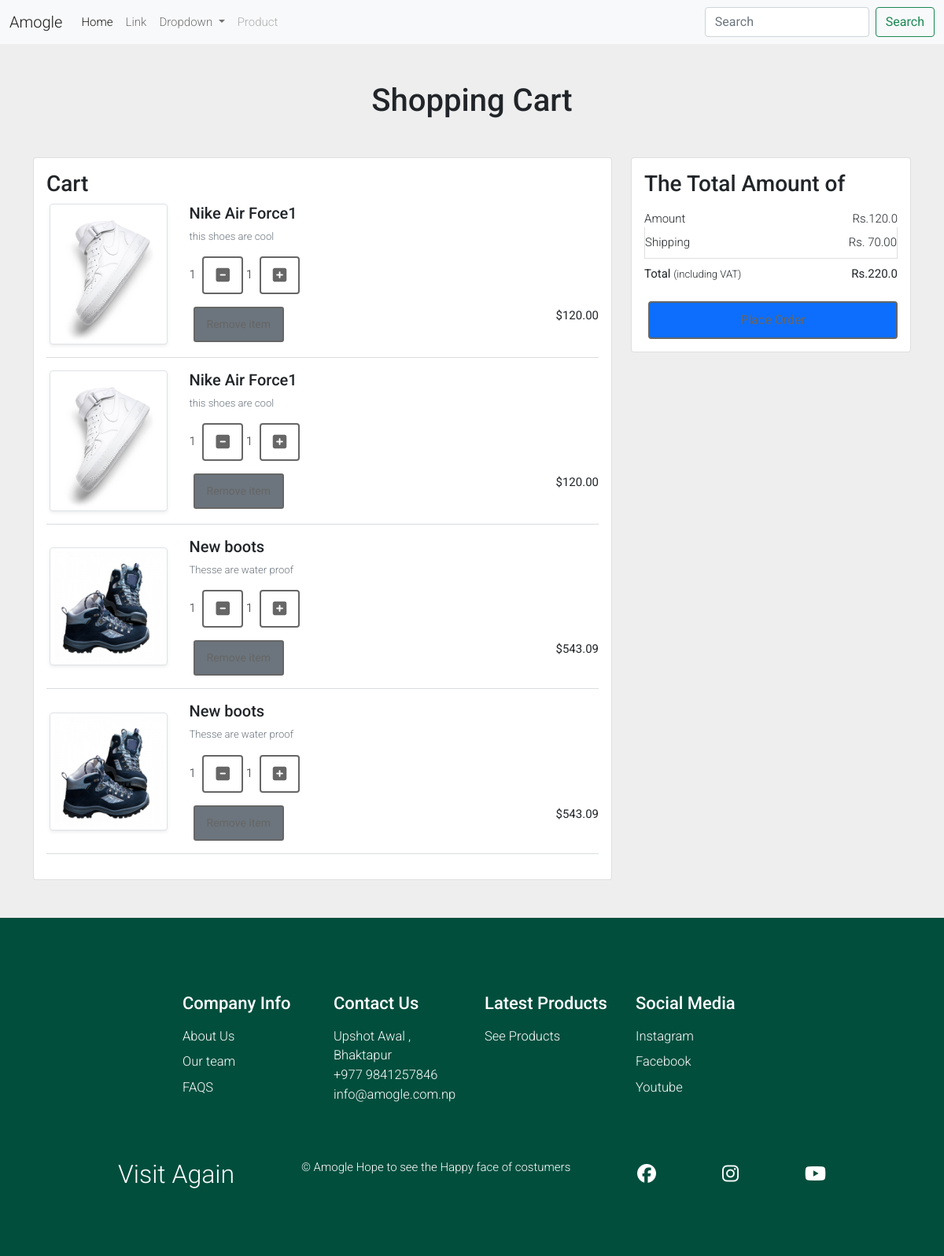
The app's page /cart/ (signed in), older data.
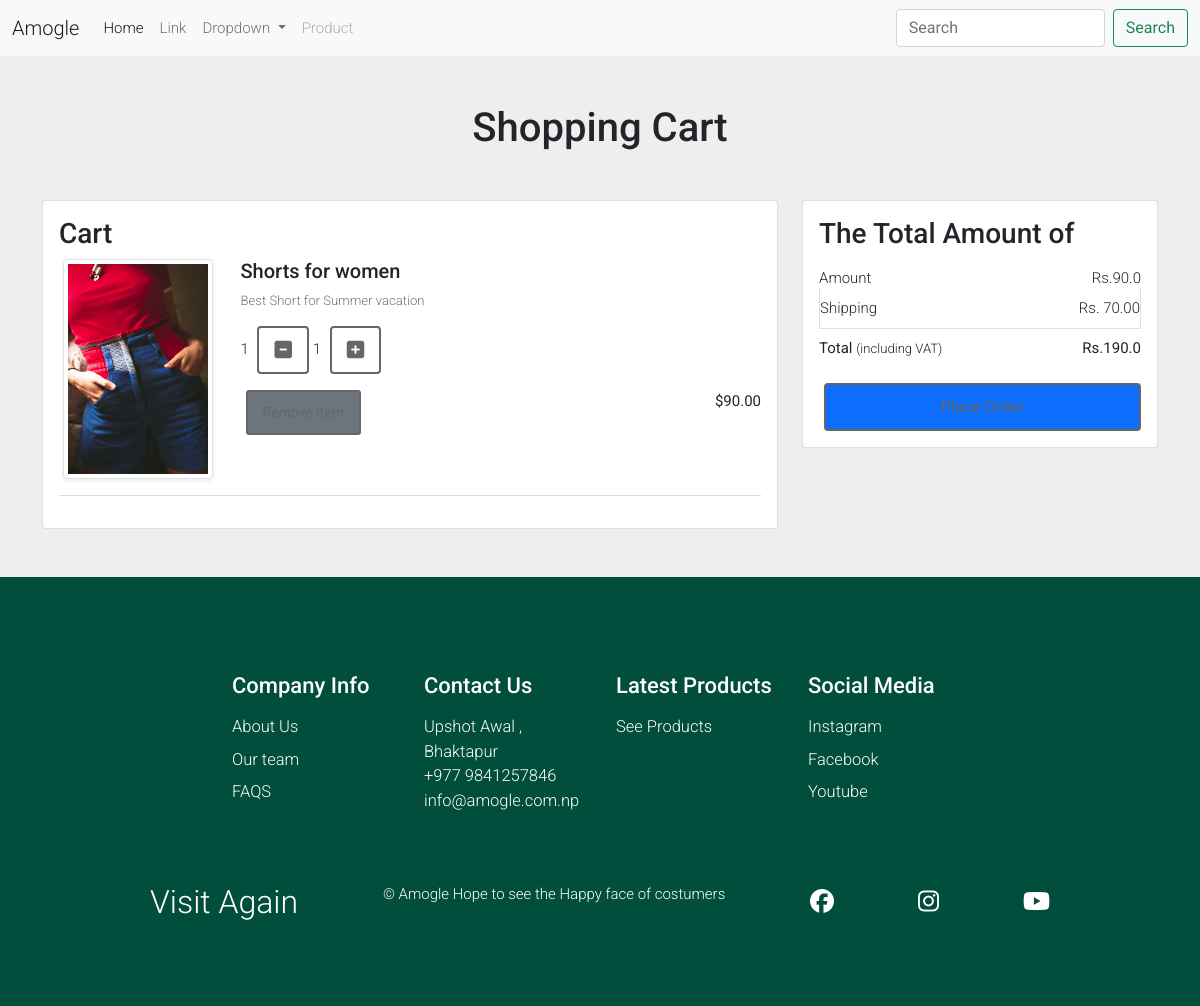
The same page, newer data.
### main/models.py (models this page shows, shortened)
class Carts(models.Model):
    user = models.ForeignKey(User, on_delete=models.CASCADE)
    product = models.ForeignKey(Products, on_delete=models.CASCADE)
    quantity = models.PositiveIntegerField(default=1)
    class Meta:
        verbose_name_plural = 'cart'
    def __str__(self):
        return str(self.id)

class Products(models.Model):
    category = models.ForeignKey(
        Category, related_name='product', on_delete=models.CASCADE)
    created_by = models.ForeignKey(
        User, on_delete=models.CASCADE, related_name='product_creator')
    title = models.CharField(max_length=255)
    author = models.CharField(max_length=255, default='admin')
    description = models.TextField(blank=True)
    image = models.ImageField(upload_to='images/')
    slug = models.SlugField(max_length=100, unique=True)
    price = models.DecimalField(max_digits=10, decimal_places=2, default='00')
    in_stock = models.BooleanField(default=True)
    is_active = models.BooleanField(default=True)
    created = models.DateTimeField(default=timezone.now)
    updated = models.DateTimeField(default=timezone.now)
    class Meta:
        verbose_name_plural = 'Products'
        ordering = ('-created',)

### main/views.py (the view)
# urls.py: path("cart/", views.show_cart, name="show_cart"),
@login_required(login_url='login')
def show_cart(request):
    if request.user.is_authenticated:
        user = request.user
        cart = Carts.objects.filter(user=user)
        amount = 0.0
        shipping_amount = 100.0
        cart_product = [p for p in Carts.objects.all() if p.user == user]
        print(cart_product)
        if cart_product:
            for p in cart_product:
                tempamount = float(p.quantity * p.product.price)
                amount += tempamount
                totalamount = amount + shipping_amount
                return render(request, "main/cart.html", {"carts": cart, 'totalamount': totalamount, 'amount': amount})
        else:
            return render(request, 'main/emptycart.html')

### main/templates/main/cart.html
{% extends 'main/base.html' %} {% load static %} {% block content %}
<div class="container my-5">
  <div class="row">
    <h1 class="text-center mb-5">Shopping Cart</h1>
    <div class="col-sm-8">
      <div class="card">
        <div class="card-body">
          <h3>Cart</h3>
          {% for cart in carts %}
          <div class="row">
            <div class="col-sm-3 text-center align-self-center">
              <img
                src="{{cart.product.image.url}}"
                alt=""
                srcset=""
                class="img-fluid img-thumbnail shadow-sm"
                height="150"
                width="150"
              />
            </div>
            <div class="col-sm-9">
              <div>
                <h5>{{cart.product.title}}</h5>
                <p class="mb-2 text-muted small">
                  {{cart.product.description}}
                </p>
                <div class="my-3">
                  <label for="quantity">{{cart.quantity}}</label>
                  <a class="minus-cart btn"
                    ><i
                      class="fas fa-minus-square fa-lg"
                      pid="{{cart.product.id}}"
                    ></i
                  ></a>
                  <span id="quantity">{{cart.quantity}}</span>
                  <a class="plus-cart btn"
                    ><i
                      class="fas fa-plus-square fa-lg"
                      pid="{{cart.product.id}}"
                    ></i
                  ></a>
                </div>
                <div class="d-flex justify-content-between">
                  <a
                    href="#"
                    class="btn btn-sm btn-secondary mr-3 remove-cart"
                    pid="{{cart.product.id}}"
                    >Remove item
                  </a>
                  <p class="mb-0">
                    <span><strong>${{cart.product.price}}</strong></span>
                  </p>
                </div>
              </div>
            </div>
          </div>
          <hr class="text-muted" />
          {% endfor %}
        </div>
      </div>
    </div>
    <div class="col-sm-4">
      <div class="card">
        <div class="card-body">
          <h3>The Total Amount of</h3>
          <ul class="list-group">
            <li
              class="list-group-item d-flex justify-content-between align-items-center border-0 px-0 pb-0"
            >
              Amount<span>Rs.{{amount}}</span>
            </li>
            <li
              class="list-group-item d-flex justify-content-between align-items-center px-0"
            >
              Shipping<span>Rs. 70.00</span>
            </li>
            <li
              class="list-group-item d-flex justify-content-between align-items-center border-0 px-0 mb-3"
            >
              <div><strong>Total</strong> <small>(including VAT)</small></div>
              <span><strong>Rs.{{totalamount}}</strong></span>
            </li>
          </ul>
          <div class="d-grid">
            <a href="{% url 'checkout' %}" class="btn btn-primary"
              >Place Order</a
            >
          </div>
        </div>
      </div>
    </div>
  </div>
</div>
{% endblock%}

### main/templates/main/base.html (shortened to what this page needs)
{% load static %}
<!DOCTYPE html>
<html lang="en">
<head>
    <link href="https://cdn.jsdelivr.net/npm/bootstrap@5.1.3/dist/css/bootstrap.min.css" rel="stylesheet">
    <link rel="stylesheet" href="{% static 'home/css/style.css' %}">
    <link rel="stylesheet" href="{% static 'home/css/demo.css' %}">
    <link rel="stylesheet" href="{% static 'home/css/cart.css' %}">
</head>
<nav class="navbar navbar-expand-lg navbar-light bg-light">
    <div class="container-fluid">
      <a class="navbar-brand" href="{% url 'index' %}">Amogle</a>
      <div class="collapse navbar-collapse" id="navbarSupportedContent">
        <ul class="navbar-nav me-auto mb-2 mb-lg-0">
          <li class="nav-item">
            <a class="nav-link active" aria-current="page" href="#">Home</a>
          </li>
          <li class="nav-item">
            <a class="nav-link" href="#">Link</a>
          </li>
          <li class="nav-item dropdown">
            <a class="nav-link dropdown-toggle" href="#" id="navbarDropdown" role="button" data-bs-toggle="dropdown" aria-expanded="false">
              Dropdown
            </a>
          </li>
          <li class="nav-item">
            <a class="nav-link disabled" href="#">Product</a>
          </li>
        </ul>
        <form class="d-flex">
          <input class="form-control me-2" input name="q" type="search" placeholder="Search" aria-label="Search">
          <button class="btn btn-outline-success" type="submit">Search</button>
        </form>
      </div>
    </div>
  </nav>
</body>
{% block content %} {% endblock %}
<div class="footer__container">
    <div class="footer__links">
        <div class="footer__link--wrapper">
            <div class="footer__link--items">
                <h2>Company Info</h2>
                <a href="/">About Us</a>
                <a href="/">Our team</a>
                <a href="/">FAQS</a>
            </div>
            <div class="footer__link--items">
                <h2>Contact Us</h2>
                <span> Upshot Awal , Bhaktapur<br> +977 9841257846 <br>info@amogle.com.np</span>
            </div>
            <div class="footer__link--items">
                <h2>Latest Products</h2>
                <a href="{% url 'item' %}"> See Products</a>
            </div>
        </div>
        <div class="footer__link--wrapper">
            <div class="footer__link--items">
                <h2>Social Media</h2>
                <a href="/">Instagram</a> <a href="/">Facebook</a> <a href="/">Youtube</a>
            </div>
        </div>
    </div>
    <section class="social__media">
        <div class="social__media--wrap">
            <div class="footer__logo">
                <a href="/" id="footer__logo">Visit Again</a>
            </div>
            <p class="website__rights">© Amogle Hope to see the Happy face of costumers</p>
            <div class="social__icons">
                <a href="/" class="social__icon--link" target="_blank"><i class="fab fa-facebook"></i
        ></a>
                <a href="/" class="social__icon--link"><i class="fab fa-instagram"></i
        ></a>
                <a href="/" class="social__icon--link"><i class="fab fa-youtube"></i
        ></a>
            </div>
        </div>
    </section>
</div>
</html>

### main/static/home/css/style.css (style rules this page uses)
* { margin: 0; padding: 0; box-sizing: border-box; }
.footer__container { background-color: rgb(1, 78, 61); padding: 5rem 0; display: flex; flex-direction: column; justify-content: center; align-items: center; }
#footer__logo { color: #fff; display: flex; align-items: center; cursor: pointer; text-decoration: none; font-size: 2rem; }
.footer__links { width: 100%; max-width: 1000px; display: flex; justify-content: center; }
.footer__link--wrapper { display: flex; }
.footer__link--items { display: flex; flex-direction: column; align-items: flex-start; margin: 16px; text-align: left; width: 160px; box-sizing: border-box; }
.footer__link--items h2 { margin-bottom: 16px; font-size: 22px; color: #fff; }
.footer__link--items a { color: #fff; text-decoration: none; margin-bottom: 0.5rem; font-size: 16.5px; transition: 0.3 ease-out; }
.footer__link--items span { color: #fff; text-decoration: none; margin-bottom: 0.5rem; font-size: 16.5px; transition: 0.3 ease-out; }
.social__icon--link { color: #fff; font-size: 24px; }
.social__media { max-width: 1000px; width: 100%; }
.social__media--wrap { display: flex; justify-content: space-between; align-items: center; width: 90%; max-width: 1000px; margin: 40px auto 0 auto; }
.social__icons { display: flex; justify-content: space-between; align-items: center; width: 240px; }
.website__rights { color: #fff; }

### main/static/home/css/demo.css (style rules this page uses)
* { margin: 0; padding: 0; }
a.btn { text-decoration: none; color: #666; border: 2px solid #666; padding: 10px 15px; display: inline-block; margin-left: 5px; }
.btn:before { font-family: FontAwesome; font-weight: normal; margin-right: 10px; }

Row changes from the older to the newer data that the page shows:
removed Carts: product.image (picture), product "Nike Air Force1", product.description "this shoes are cool", quantity "1", product.price "120.00"
removed Carts: product.image (picture), product "Nike Air Force1", product.description "this shoes are cool", quantity "1", product.price "120.00"
removed Carts: product.image (picture), product "New boots", product.description "Thesse are water proof", quantity "1", product.price "543.09"
removed Carts: product.image (picture), product "New boots", product.description "Thesse are water proof", quantity "1", product.price "543.09"
added Carts: product.image (picture), product "Shorts for women", product.description "Best Short for Summer vacation", quantity "1", product.price "90.00"
Text that changed along with them:
{{ amount }}: "120.0" → "90.0"
{{ totalamount }}: "220.0" → "190.0"
